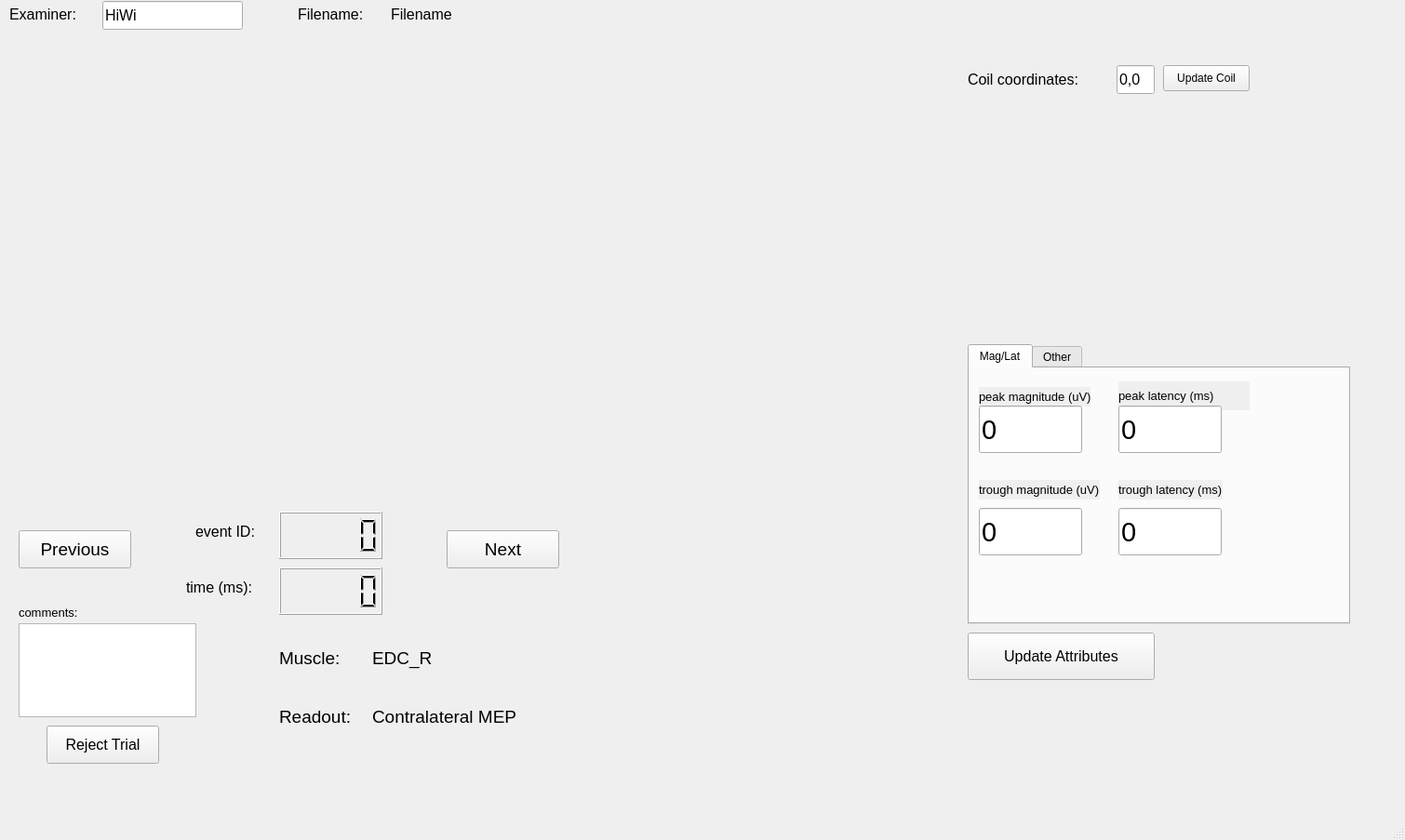
<?xml version="1.0" encoding="UTF-8"?>
<ui version="4.0">
 <class>MainWindow</class>
 <widget class="QMainWindow" name="MainWindow">
  <property name="geometry">
   <rect>
    <x>0</x>
    <y>0</y>
    <width>1510</width>
    <height>903</height>
   </rect>
  </property>
  <property name="windowTitle">
   <string>MainWindow</string>
  </property>
  <widget class="QWidget" name="centralwidget">
   <widget class="QLabel" name="zeroxinglabel_2">
    <property name="geometry">
     <rect>
      <x>20</x>
      <y>650</y>
      <width>81</width>
      <height>16</height>
     </rect>
    </property>
    <property name="font">
     <font>
      <pointsize>10</pointsize>
     </font>
    </property>
    <property name="autoFillBackground">
     <bool>true</bool>
    </property>
    <property name="text">
     <string>comments:</string>
    </property>
   </widget>
   <widget class="QTextEdit" name="commentbox">
    <property name="geometry">
     <rect>
      <x>20</x>
      <y>670</y>
      <width>191</width>
      <height>101</height>
     </rect>
    </property>
   </widget>
   <widget class="QLabel" name="examinerlabel">
    <property name="geometry">
     <rect>
      <x>10</x>
      <y>0</y>
      <width>101</width>
      <height>31</height>
     </rect>
    </property>
    <property name="font">
     <font>
      <pointsize>12</pointsize>
     </font>
    </property>
    <property name="text">
     <string>Examiner: </string>
    </property>
   </widget>
   <widget class="QLCDNumber" name="event_id_num">
    <property name="geometry">
     <rect>
      <x>300</x>
      <y>550</y>
      <width>111</width>
      <height>51</height>
     </rect>
    </property>
    <property name="autoFillBackground">
     <bool>true</bool>
    </property>
   </widget>
   <widget class="QLabel" name="datatimelabel">
    <property name="geometry">
     <rect>
      <x>200</x>
      <y>620</y>
      <width>91</width>
      <height>23</height>
     </rect>
    </property>
    <property name="font">
     <font>
      <pointsize>12</pointsize>
     </font>
    </property>
    <property name="autoFillBackground">
     <bool>true</bool>
    </property>
    <property name="text">
     <string>time (ms):</string>
    </property>
   </widget>
   <widget class="QLCDNumber" name="event_time_num">
    <property name="geometry">
     <rect>
      <x>300</x>
      <y>610</y>
      <width>111</width>
      <height>51</height>
     </rect>
    </property>
    <property name="autoFillBackground">
     <bool>true</bool>
    </property>
   </widget>
   <widget class="QLabel" name="dataindexlabel">
    <property name="geometry">
     <rect>
      <x>210</x>
      <y>560</y>
      <width>81</width>
      <height>23</height>
     </rect>
    </property>
    <property name="font">
     <font>
      <pointsize>12</pointsize>
     </font>
    </property>
    <property name="autoFillBackground">
     <bool>true</bool>
    </property>
    <property name="text">
     <string>event ID:</string>
    </property>
   </widget>
   <widget class="QWidget" name="MplWidget1" native="true">
    <property name="geometry">
     <rect>
      <x>0</x>
      <y>50</y>
      <width>1031</width>
      <height>501</height>
     </rect>
    </property>
   </widget>
   <widget class="QWidget" name="MplWidget2" native="true">
    <property name="geometry">
     <rect>
      <x>1040</x>
      <y>110</y>
      <width>301</width>
      <height>241</height>
     </rect>
    </property>
   </widget>
   <widget class="QLabel" name="coilcoordinateslabel">
    <property name="geometry">
     <rect>
      <x>1040</x>
      <y>70</y>
      <width>191</width>
      <height>31</height>
     </rect>
    </property>
    <property name="font">
     <font>
      <pointsize>12</pointsize>
     </font>
    </property>
    <property name="text">
     <string>Coil coordinates: </string>
    </property>
   </widget>
   <widget class="QLabel" name="filename_label">
    <property name="geometry">
     <rect>
      <x>320</x>
      <y>0</y>
      <width>91</width>
      <height>31</height>
     </rect>
    </property>
    <property name="font">
     <font>
      <pointsize>12</pointsize>
     </font>
    </property>
    <property name="text">
     <string>Filename: </string>
    </property>
   </widget>
   <widget class="QPushButton" name="previous_button">
    <property name="geometry">
     <rect>
      <x>20</x>
      <y>570</y>
      <width>121</width>
      <height>41</height>
     </rect>
    </property>
    <property name="font">
     <font>
      <pointsize>14</pointsize>
     </font>
    </property>
    <property name="text">
     <string>Previous</string>
    </property>
   </widget>
   <widget class="QPushButton" name="next_button">
    <property name="geometry">
     <rect>
      <x>480</x>
      <y>570</y>
      <width>121</width>
      <height>41</height>
     </rect>
    </property>
    <property name="font">
     <font>
      <pointsize>14</pointsize>
     </font>
    </property>
    <property name="text">
     <string>Next</string>
    </property>
   </widget>
   <widget class="QLineEdit" name="coil_coordinate_input">
    <property name="geometry">
     <rect>
      <x>1200</x>
      <y>70</y>
      <width>41</width>
      <height>31</height>
     </rect>
    </property>
    <property name="font">
     <font>
      <pointsize>12</pointsize>
     </font>
    </property>
    <property name="text">
     <string>0,0</string>
    </property>
   </widget>
   <widget class="QPushButton" name="update_coil_button">
    <property name="geometry">
     <rect>
      <x>1250</x>
      <y>70</y>
      <width>93</width>
      <height>28</height>
     </rect>
    </property>
    <property name="text">
     <string>Update Coil</string>
    </property>
   </widget>
   <widget class="QPushButton" name="reject_button">
    <property name="geometry">
     <rect>
      <x>50</x>
      <y>780</y>
      <width>121</width>
      <height>41</height>
     </rect>
    </property>
    <property name="font">
     <font>
      <pointsize>12</pointsize>
     </font>
    </property>
    <property name="text">
     <string>Reject Trial</string>
    </property>
   </widget>
   <widget class="QTabWidget" name="tabWidget">
    <property name="geometry">
     <rect>
      <x>1040</x>
      <y>370</y>
      <width>411</width>
      <height>301</height>
     </rect>
    </property>
    <property name="currentIndex">
     <number>0</number>
    </property>
    <widget class="QWidget" name="tab">
     <attribute name="title">
      <string>Mag/Lat</string>
     </attribute>
     <widget class="QLabel" name="peaklatlabel">
      <property name="geometry">
       <rect>
        <x>160</x>
        <y>14</y>
        <width>141</width>
        <height>31</height>
       </rect>
      </property>
      <property name="font">
       <font>
        <pointsize>10</pointsize>
       </font>
      </property>
      <property name="autoFillBackground">
       <bool>true</bool>
      </property>
      <property name="text">
       <string>peak latency (ms)</string>
      </property>
     </widget>
     <widget class="QLabel" name="troughlatlabel">
      <property name="geometry">
       <rect>
        <x>160</x>
        <y>120</y>
        <width>112</width>
        <height>21</height>
       </rect>
      </property>
      <property name="font">
       <font>
        <pointsize>10</pointsize>
       </font>
      </property>
      <property name="autoFillBackground">
       <bool>true</bool>
      </property>
      <property name="text">
       <string>trough latency (ms)</string>
      </property>
     </widget>
     <widget class="QLabel" name="troughvoltlabel">
      <property name="geometry">
       <rect>
        <x>10</x>
        <y>120</y>
        <width>130</width>
        <height>21</height>
       </rect>
      </property>
      <property name="font">
       <font>
        <pointsize>10</pointsize>
       </font>
      </property>
      <property name="autoFillBackground">
       <bool>true</bool>
      </property>
      <property name="text">
       <string>trough magnitude (uV)</string>
      </property>
     </widget>
     <widget class="QLabel" name="peakvoltlabel">
      <property name="geometry">
       <rect>
        <x>10</x>
        <y>20</y>
        <width>120</width>
        <height>21</height>
       </rect>
      </property>
      <property name="font">
       <font>
        <pointsize>10</pointsize>
       </font>
      </property>
      <property name="autoFillBackground">
       <bool>true</bool>
      </property>
      <property name="text">
       <string>peak magnitude (uV)</string>
      </property>
     </widget>
     <widget class="QLineEdit" name="peakmag_num">
      <property name="geometry">
       <rect>
        <x>10</x>
        <y>40</y>
        <width>111</width>
        <height>51</height>
       </rect>
      </property>
      <property name="font">
       <font>
        <pointsize>22</pointsize>
       </font>
      </property>
      <property name="text">
       <string>0</string>
      </property>
     </widget>
     <widget class="QLineEdit" name="peaklat_num">
      <property name="geometry">
       <rect>
        <x>160</x>
        <y>40</y>
        <width>111</width>
        <height>51</height>
       </rect>
      </property>
      <property name="font">
       <font>
        <pointsize>22</pointsize>
       </font>
      </property>
      <property name="text">
       <string>0</string>
      </property>
     </widget>
     <widget class="QLineEdit" name="troughmag_num">
      <property name="geometry">
       <rect>
        <x>10</x>
        <y>150</y>
        <width>111</width>
        <height>51</height>
       </rect>
      </property>
      <property name="font">
       <font>
        <pointsize>22</pointsize>
       </font>
      </property>
      <property name="text">
       <string>0</string>
      </property>
     </widget>
     <widget class="QLineEdit" name="troughlat_num">
      <property name="geometry">
       <rect>
        <x>160</x>
        <y>150</y>
        <width>111</width>
        <height>51</height>
       </rect>
      </property>
      <property name="font">
       <font>
        <pointsize>22</pointsize>
       </font>
      </property>
      <property name="text">
       <string>0</string>
      </property>
     </widget>
    </widget>
    <widget class="QWidget" name="tab_2">
     <attribute name="title">
      <string>Other</string>
     </attribute>
     <widget class="QLabel" name="zeroxinglabel">
      <property name="geometry">
       <rect>
        <x>10</x>
        <y>93</y>
        <width>161</width>
        <height>16</height>
       </rect>
      </property>
      <property name="font">
       <font>
        <pointsize>10</pointsize>
       </font>
      </property>
      <property name="autoFillBackground">
       <bool>true</bool>
      </property>
      <property name="text">
       <string>zero crossing latency (ms)</string>
      </property>
     </widget>
     <widget class="QLabel" name="time_since_pulse_label_3">
      <property name="geometry">
       <rect>
        <x>210</x>
        <y>90</y>
        <width>41</width>
        <height>16</height>
       </rect>
      </property>
      <property name="font">
       <font>
        <pointsize>10</pointsize>
       </font>
      </property>
      <property name="autoFillBackground">
       <bool>true</bool>
      </property>
      <property name="text">
       <string>di/dt</string>
      </property>
     </widget>
     <widget class="QLabel" name="time_since_pulse_label_2">
      <property name="geometry">
       <rect>
        <x>210</x>
        <y>13</y>
        <width>121</width>
        <height>16</height>
       </rect>
      </property>
      <property name="font">
       <font>
        <pointsize>10</pointsize>
       </font>
      </property>
      <property name="autoFillBackground">
       <bool>true</bool>
      </property>
      <property name="text">
       <string>onset shift (ms)</string>
      </property>
     </widget>
     <widget class="QLabel" name="time_since_pulse_label">
      <property name="geometry">
       <rect>
        <x>10</x>
        <y>170</y>
        <width>201</width>
        <height>21</height>
       </rect>
      </property>
      <property name="font">
       <font>
        <pointsize>10</pointsize>
       </font>
      </property>
      <property name="autoFillBackground">
       <bool>true</bool>
      </property>
      <property name="text">
       <string>time since last pulse (ms)</string>
      </property>
     </widget>
     <widget class="QLabel" name="stimintensitylabel">
      <property name="geometry">
       <rect>
        <x>10</x>
        <y>10</y>
        <width>181</width>
        <height>21</height>
       </rect>
      </property>
      <property name="font">
       <font>
        <pointsize>10</pointsize>
       </font>
      </property>
      <property name="autoFillBackground">
       <bool>true</bool>
      </property>
      <property name="text">
       <string>stim intensity (% MSO)</string>
      </property>
     </widget>
     <widget class="QLineEdit" name="zcr_lat_num">
      <property name="geometry">
       <rect>
        <x>10</x>
        <y>110</y>
        <width>111</width>
        <height>51</height>
       </rect>
      </property>
      <property name="font">
       <font>
        <pointsize>22</pointsize>
       </font>
      </property>
      <property name="text">
       <string>0</string>
      </property>
     </widget>
     <widget class="QLineEdit" name="stimintensity_num">
      <property name="geometry">
       <rect>
        <x>10</x>
        <y>30</y>
        <width>111</width>
        <height>51</height>
       </rect>
      </property>
      <property name="font">
       <font>
        <pointsize>22</pointsize>
       </font>
      </property>
      <property name="text">
       <string>0</string>
      </property>
     </widget>
     <widget class="QLineEdit" name="onset_shift_num">
      <property name="geometry">
       <rect>
        <x>210</x>
        <y>30</y>
        <width>111</width>
        <height>51</height>
       </rect>
      </property>
      <property name="font">
       <font>
        <pointsize>22</pointsize>
       </font>
      </property>
      <property name="text">
       <string>0</string>
      </property>
     </widget>
     <widget class="QLineEdit" name="didt_num">
      <property name="geometry">
       <rect>
        <x>210</x>
        <y>110</y>
        <width>111</width>
        <height>51</height>
       </rect>
      </property>
      <property name="font">
       <font>
        <pointsize>22</pointsize>
       </font>
      </property>
      <property name="text">
       <string>0</string>
      </property>
     </widget>
     <widget class="QLineEdit" name="time_since_pulse_num">
      <property name="geometry">
       <rect>
        <x>10</x>
        <y>190</y>
        <width>111</width>
        <height>51</height>
       </rect>
      </property>
      <property name="font">
       <font>
        <pointsize>22</pointsize>
       </font>
      </property>
      <property name="text">
       <string>0</string>
      </property>
     </widget>
    </widget>
   </widget>
   <widget class="QLabel" name="filename">
    <property name="geometry">
     <rect>
      <x>420</x>
      <y>0</y>
      <width>791</width>
      <height>31</height>
     </rect>
    </property>
    <property name="font">
     <font>
      <pointsize>12</pointsize>
     </font>
    </property>
    <property name="text">
     <string>Filename</string>
    </property>
   </widget>
   <widget class="QLabel" name="readout_label">
    <property name="geometry">
     <rect>
      <x>300</x>
      <y>750</y>
      <width>101</width>
      <height>41</height>
     </rect>
    </property>
    <property name="font">
     <font>
      <pointsize>14</pointsize>
     </font>
    </property>
    <property name="autoFillBackground">
     <bool>true</bool>
    </property>
    <property name="text">
     <string>Readout:</string>
    </property>
   </widget>
   <widget class="QLabel" name="channel_label">
    <property name="geometry">
     <rect>
      <x>400</x>
      <y>692</y>
      <width>121</width>
      <height>31</height>
     </rect>
    </property>
    <property name="font">
     <font>
      <pointsize>14</pointsize>
     </font>
    </property>
    <property name="autoFillBackground">
     <bool>true</bool>
    </property>
    <property name="text">
     <string>EDC_R</string>
    </property>
   </widget>
   <widget class="QLabel" name="readout">
    <property name="geometry">
     <rect>
      <x>400</x>
      <y>750</y>
      <width>201</width>
      <height>41</height>
     </rect>
    </property>
    <property name="font">
     <font>
      <pointsize>14</pointsize>
     </font>
    </property>
    <property name="autoFillBackground">
     <bool>true</bool>
    </property>
    <property name="text">
     <string>Contralateral MEP</string>
    </property>
   </widget>
   <widget class="QLabel" name="muscle_label">
    <property name="geometry">
     <rect>
      <x>300</x>
      <y>692</y>
      <width>91</width>
      <height>31</height>
     </rect>
    </property>
    <property name="font">
     <font>
      <pointsize>14</pointsize>
     </font>
    </property>
    <property name="autoFillBackground">
     <bool>true</bool>
    </property>
    <property name="text">
     <string>Muscle:</string>
    </property>
   </widget>
   <widget class="QPushButton" name="update_attrs_button">
    <property name="geometry">
     <rect>
      <x>1040</x>
      <y>680</y>
      <width>201</width>
      <height>51</height>
     </rect>
    </property>
    <property name="font">
     <font>
      <pointsize>12</pointsize>
     </font>
    </property>
    <property name="text">
     <string>Update Attributes</string>
    </property>
   </widget>
   <widget class="QLineEdit" name="examiner_name">
    <property name="geometry">
     <rect>
      <x>110</x>
      <y>1</y>
      <width>151</width>
      <height>31</height>
     </rect>
    </property>
    <property name="font">
     <font>
      <pointsize>12</pointsize>
     </font>
    </property>
    <property name="text">
     <string>HiWi</string>
    </property>
   </widget>
  </widget>
  <widget class="QMenuBar" name="menubar">
   <property name="geometry">
    <rect>
     <x>0</x>
     <y>0</y>
     <width>1510</width>
     <height>20</height>
    </rect>
   </property>
  </widget>
  <widget class="QStatusBar" name="statusbar"/>
 </widget>
 <layoutdefault spacing="7" margin="11"/>
 <resources/>
 <connections/>
 <designerdata>
  <property name="gridDeltaX">
   <number>10</number>
  </property>
  <property name="gridDeltaY">
   <number>10</number>
  </property>
  <property name="gridSnapX">
   <bool>true</bool>
  </property>
  <property name="gridSnapY">
   <bool>true</bool>
  </property>
  <property name="gridVisible">
   <bool>true</bool>
  </property>
 </designerdata>
</ui>
